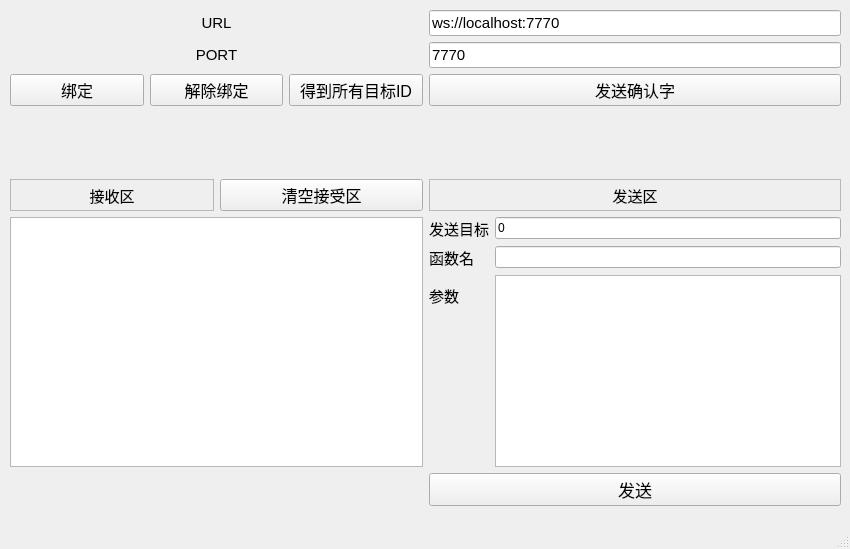
<?xml version="1.0" encoding="UTF-8"?>
<ui version="4.0">
 <class>MainWindow</class>
 <widget class="QMainWindow" name="MainWindow">
  <property name="geometry">
   <rect>
    <x>0</x>
    <y>0</y>
    <width>850</width>
    <height>549</height>
   </rect>
  </property>
  <property name="windowTitle">
   <string>MainWindow</string>
  </property>
  <widget class="QWidget" name="centralwidget">
   <widget class="QWidget" name="gridLayoutWidget">
    <property name="geometry">
     <rect>
      <x>10</x>
      <y>10</y>
      <width>831</width>
      <height>496</height>
     </rect>
    </property>
    <layout class="QGridLayout" name="gridLayout">
     <item row="5" column="1">
      <layout class="QFormLayout" name="formLayout">
       <item row="0" column="0">
        <widget class="QLabel" name="label">
         <property name="font">
          <font>
           <pointsize>11</pointsize>
          </font>
         </property>
         <property name="text">
          <string>发送目标</string>
         </property>
        </widget>
       </item>
       <item row="0" column="1">
        <widget class="QLineEdit" name="lineEdit_id">
         <property name="text">
          <string>0</string>
         </property>
        </widget>
       </item>
       <item row="1" column="1">
        <widget class="QLineEdit" name="lineEdit_func"/>
       </item>
       <item row="2" column="0">
        <widget class="QLabel" name="label_2">
         <property name="font">
          <font>
           <pointsize>11</pointsize>
          </font>
         </property>
         <property name="text">
          <string>参数</string>
         </property>
        </widget>
       </item>
       <item row="2" column="1">
        <widget class="QPlainTextEdit" name="plainTextEdit_send"/>
       </item>
       <item row="1" column="0">
        <widget class="QLabel" name="label_13">
         <property name="font">
          <font>
           <pointsize>11</pointsize>
          </font>
         </property>
         <property name="text">
          <string>函数名</string>
         </property>
        </widget>
       </item>
      </layout>
     </item>
     <item row="7" column="0">
      <spacer name="horizontalSpacer">
       <property name="orientation">
        <enum>Qt::Horizontal</enum>
       </property>
       <property name="sizeHint" stdset="0">
        <size>
         <width>40</width>
         <height>20</height>
        </size>
       </property>
      </spacer>
     </item>
     <item row="2" column="0">
      <layout class="QHBoxLayout" name="horizontalLayout">
       <item>
        <widget class="QPushButton" name="pushButton_1">
         <property name="font">
          <font>
           <pointsize>12</pointsize>
          </font>
         </property>
         <property name="text">
          <string>绑定</string>
         </property>
        </widget>
       </item>
       <item>
        <widget class="QPushButton" name="pushButton_7">
         <property name="font">
          <font>
           <pointsize>12</pointsize>
          </font>
         </property>
         <property name="text">
          <string>解除绑定</string>
         </property>
        </widget>
       </item>
       <item>
        <widget class="QPushButton" name="pushButton_8">
         <property name="font">
          <font>
           <pointsize>12</pointsize>
          </font>
         </property>
         <property name="text">
          <string>得到所有目标ID</string>
         </property>
        </widget>
       </item>
      </layout>
     </item>
     <item row="3" column="0">
      <spacer name="verticalSpacer">
       <property name="orientation">
        <enum>Qt::Vertical</enum>
       </property>
       <property name="sizeHint" stdset="0">
        <size>
         <width>20</width>
         <height>40</height>
        </size>
       </property>
      </spacer>
     </item>
     <item row="2" column="1">
      <widget class="QPushButton" name="pushButton_3">
       <property name="font">
        <font>
         <pointsize>12</pointsize>
        </font>
       </property>
       <property name="text">
        <string>发送确认字</string>
       </property>
      </widget>
     </item>
     <item row="1" column="1">
      <widget class="QLineEdit" name="lineEdit_5">
       <property name="font">
        <font>
         <pointsize>11</pointsize>
        </font>
       </property>
       <property name="text">
        <string>7770</string>
       </property>
      </widget>
     </item>
     <item row="0" column="1">
      <widget class="QLineEdit" name="lineEdit_3">
       <property name="font">
        <font>
         <pointsize>11</pointsize>
        </font>
       </property>
       <property name="text">
        <string>ws://localhost:7770</string>
       </property>
      </widget>
     </item>
     <item row="1" column="0">
      <widget class="QLabel" name="label_4">
       <property name="font">
        <font>
         <pointsize>11</pointsize>
        </font>
       </property>
       <property name="text">
        <string>PORT</string>
       </property>
       <property name="alignment">
        <set>Qt::AlignCenter</set>
       </property>
      </widget>
     </item>
     <item row="4" column="0">
      <layout class="QHBoxLayout" name="horizontalLayout_2">
       <item>
        <widget class="QLabel" name="label_7">
         <property name="font">
          <font>
           <pointsize>11</pointsize>
          </font>
         </property>
         <property name="frameShape">
          <enum>QFrame::StyledPanel</enum>
         </property>
         <property name="text">
          <string>接收区</string>
         </property>
         <property name="alignment">
          <set>Qt::AlignCenter</set>
         </property>
        </widget>
       </item>
       <item>
        <widget class="QPushButton" name="pushButton_9">
         <property name="font">
          <font>
           <pointsize>12</pointsize>
          </font>
         </property>
         <property name="text">
          <string>清空接受区</string>
         </property>
        </widget>
       </item>
      </layout>
     </item>
     <item row="0" column="0">
      <widget class="QLabel" name="label_3">
       <property name="font">
        <font>
         <pointsize>11</pointsize>
        </font>
       </property>
       <property name="text">
        <string>URL</string>
       </property>
       <property name="alignment">
        <set>Qt::AlignCenter</set>
       </property>
      </widget>
     </item>
     <item row="5" column="0">
      <widget class="QPlainTextEdit" name="plainTextEdit_recv"/>
     </item>
     <item row="7" column="1">
      <widget class="QPushButton" name="pushButton_2">
       <property name="font">
        <font>
         <pointsize>13</pointsize>
        </font>
       </property>
       <property name="text">
        <string>发送</string>
       </property>
      </widget>
     </item>
     <item row="4" column="1">
      <widget class="QLabel" name="label_8">
       <property name="font">
        <font>
         <pointsize>11</pointsize>
        </font>
       </property>
       <property name="frameShape">
        <enum>QFrame::StyledPanel</enum>
       </property>
       <property name="text">
        <string>发送区</string>
       </property>
       <property name="alignment">
        <set>Qt::AlignCenter</set>
       </property>
      </widget>
     </item>
    </layout>
   </widget>
  </widget>
  <widget class="QMenuBar" name="menubar">
   <property name="geometry">
    <rect>
     <x>0</x>
     <y>0</y>
     <width>850</width>
     <height>22</height>
    </rect>
   </property>
  </widget>
  <widget class="QStatusBar" name="statusbar"/>
 </widget>
 <resources/>
 <connections/>
</ui>
